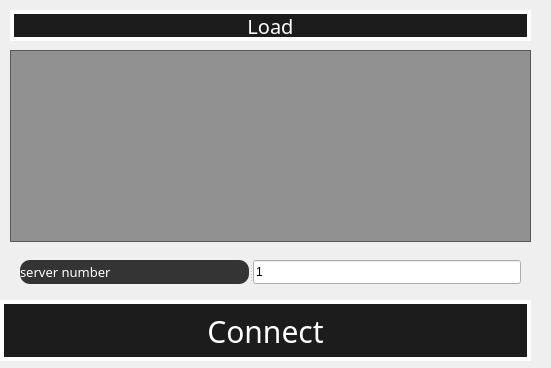
<?xml version="1.0" encoding="UTF-8"?>
<ui version="4.0">
 <class>GetServersInformation</class>
 <widget class="QDialog" name="GetServersInformation">
  <property name="geometry">
   <rect>
    <x>0</x>
    <y>0</y>
    <width>551</width>
    <height>368</height>
   </rect>
  </property>
  <property name="windowTitle">
   <string>Dialog</string>
  </property>
  <property name="styleSheet">
   <string notr="true">#GetServersInformation{border-image:url(:/images/images/WhiteSkull.jpg); }</string>
  </property>
  <widget class="QPushButton" name="reload">
   <property name="geometry">
    <rect>
     <x>10</x>
     <y>10</y>
     <width>521</width>
     <height>31</height>
    </rect>
   </property>
   <property name="font">
    <font>
     <family>MV Boli</family>
     <pointsize>-1</pointsize>
    </font>
   </property>
   <property name="cursor">
    <cursorShape>PointingHandCursor</cursorShape>
   </property>
   <property name="styleSheet">
    <string notr="true">#reload{font-size:20px; border-color:white;border-radius:35px;;background-color:rgba(0,0,0,225);color:white;border-style: solid;
  border-width: 4px;}
#reload:hover{background-color:rgba(255,255,255,225);color:black;}</string>
   </property>
   <property name="text">
    <string>Load</string>
   </property>
  </widget>
  <widget class="QListWidget" name="listWidget">
   <property name="geometry">
    <rect>
     <x>10</x>
     <y>50</y>
     <width>521</width>
     <height>192</height>
    </rect>
   </property>
   <property name="font">
    <font>
     <family>Segoe UI Black</family>
     <pointsize>-1</pointsize>
     <weight>75</weight>
     <bold>true</bold>
    </font>
   </property>
   <property name="styleSheet">
    <string notr="true">background-color:rgba(0,0,0,100);color:white;font-size:15px;
</string>
   </property>
  </widget>
  <widget class="QPushButton" name="connect">
   <property name="geometry">
    <rect>
     <x>0</x>
     <y>300</y>
     <width>531</width>
     <height>61</height>
    </rect>
   </property>
   <property name="font">
    <font>
     <family>MV Boli</family>
     <pointsize>-1</pointsize>
    </font>
   </property>
   <property name="cursor">
    <cursorShape>PointingHandCursor</cursorShape>
   </property>
   <property name="styleSheet">
    <string notr="true">#connect{font-size:30px; border-color:white;border-radius:35px;;background-color:rgba(0,0,0,225);color:white;border-style: solid;
  border-width: 4px;}
#connect:hover{background-color:rgba(255,255,255,225);color:black;}</string>
   </property>
   <property name="text">
    <string>Connect</string>
   </property>
  </widget>
  <widget class="QSplitter" name="splitter">
   <property name="geometry">
    <rect>
     <x>20</x>
     <y>260</y>
     <width>501</width>
     <height>24</height>
    </rect>
   </property>
   <property name="orientation">
    <enum>Qt::Horizontal</enum>
   </property>
   <widget class="QLabel" name="port_l_3">
    <property name="enabled">
     <bool>true</bool>
    </property>
    <property name="font">
     <font>
      <family>MV Boli</family>
      <pointsize>-1</pointsize>
     </font>
    </property>
    <property name="styleSheet">
     <string notr="true">border-style:solid; background-color: rgba(0, 0, 0,200); color:white

;font-size:13px;border-radius:10px;</string>
    </property>
    <property name="text">
     <string>server number</string>
    </property>
   </widget>
   <widget class="QLineEdit" name="server_number">
    <property name="enabled">
     <bool>true</bool>
    </property>
    <property name="sizePolicy">
     <sizepolicy hsizetype="Maximum" vsizetype="Fixed">
      <horstretch>0</horstretch>
      <verstretch>0</verstretch>
     </sizepolicy>
    </property>
    <property name="styleSheet">
     <string notr="true">#mai_servers_ip{border-color:white;background-color:rgba(0,0,0,150);color:white;font-size:15px;border-radius:1px;border-style:solid;border-width:1px;}
#mai_servers_ip:hover{background-color:black;}

</string>
    </property>
    <property name="text">
     <string>1</string>
    </property>
   </widget>
  </widget>
 </widget>
 <resources/>
 <connections/>
</ui>
